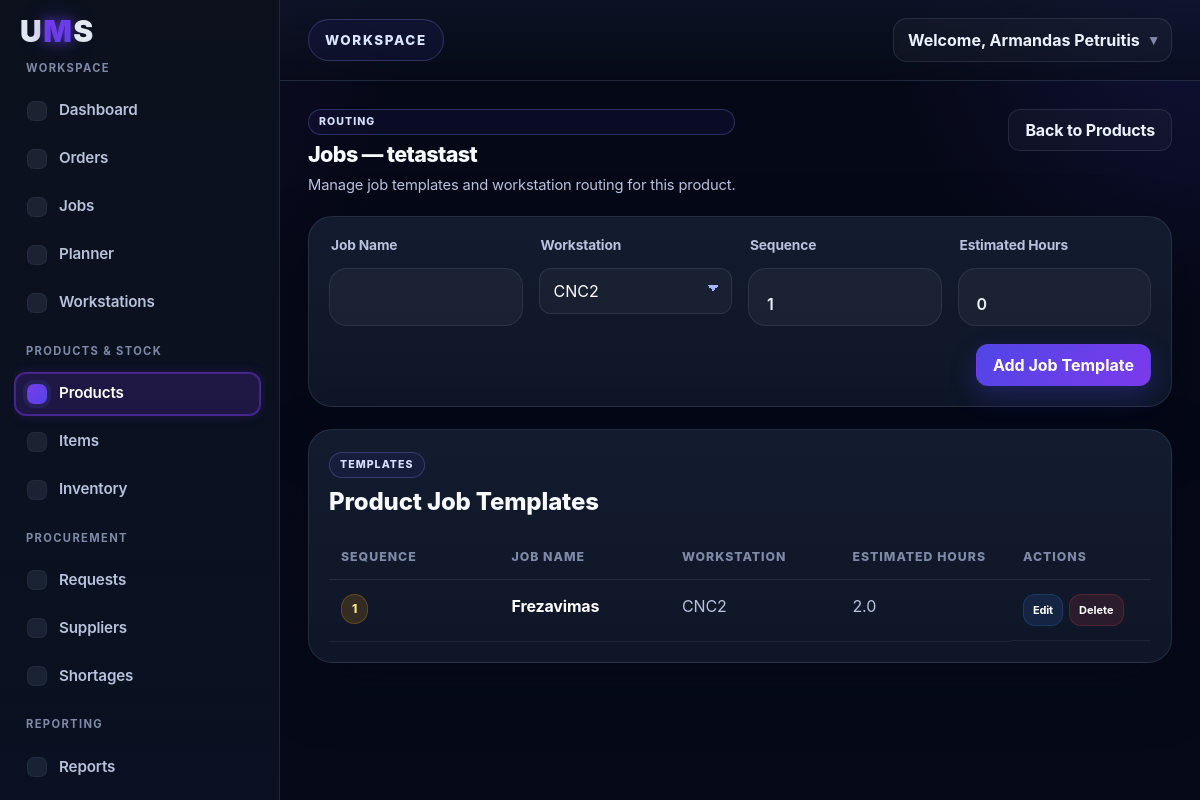
The page /products/1/jobs (signed in) on the database its author committed.
### tables this page shows
CREATE TABLE products (
        id INTEGER PRIMARY KEY AUTOINCREMENT,
        product_code TEXT NOT NULL,
        product_name TEXT NOT NULL,
        description TEXT,
        measurement_unit TEXT NOT NULL
    , time_per_unit REAL NOT NULL DEFAULT 0, stock_quantity REAL NOT NULL DEFAULT 0, company_id INTEGER);

CREATE TABLE product_job_templates (
        id INTEGER PRIMARY KEY AUTOINCREMENT,
        product_id INTEGER NOT NULL,
        workstation_id INTEGER NOT NULL,
        job_name TEXT NOT NULL,
        sequence INTEGER NOT NULL DEFAULT 1,
        estimated_hours REAL NOT NULL DEFAULT 0, company_id INTEGER,
        FOREIGN KEY (product_id) REFERENCES products(id),
        FOREIGN KEY (workstation_id) REFERENCES workstations(id)
    );

CREATE TABLE workstations (
        id INTEGER PRIMARY KEY AUTOINCREMENT,
        name TEXT NOT NULL,
        description TEXT,
        hours_per_shift REAL NOT NULL DEFAULT 8,
        shifts_per_day INTEGER NOT NULL DEFAULT 1,
        working_days_per_month INTEGER NOT NULL DEFAULT 20
    , color TEXT NOT NULL DEFAULT '#3b82f6', company_id INTEGER);

### app.py (the view)
@app.route("/products/<int:product_id>/jobs")
def product_jobs(product_id):
    if not is_logged_in():
        return redirect(url_for("login"))
    company_id = get_company_id()
    conn = sqlite3.connect("database.db")
    cursor = conn.cursor()
    cursor.execute("""
        SELECT id, product_code, product_name, description, measurement_unit, time_per_unit
        FROM products
        WHERE id = ? AND company_id = ?
    """, (product_id, company_id))
    product_row = cursor.fetchone()
    if product_row is None:
        conn.close()
        return "Product not found", 404
    product = {
        "id": product_row[0],
        "product_code": product_row[1],
        "product_name": product_row[2],
        "description": product_row[3],
        "measurement_unit": product_row[4],
        "time_per_unit": product_row[5]
    }
    cursor.execute("""
        SELECT
            pjt.id,
            pjt.job_name,
            pjt.sequence,
            pjt.estimated_hours,
            pjt.workstation_id,
            w.name
        FROM product_job_templates pjt
        JOIN workstations w
          ON pjt.workstation_id = w.id
         AND w.company_id = pjt.company_id
        WHERE pjt.product_id = ?
          AND pjt.company_id = ?
        ORDER BY pjt.sequence ASC, pjt.id ASC
    """, (product_id, company_id))
    rows = cursor.fetchall()
    job_templates = []
    for row in rows:
        job_templates.append({
            "id": row[0],
            "job_name": row[1],
            "sequence": row[2],
            "estimated_hours": row[3],
            "workstation_id": row[4],
            "workstation_name": row[5]
        })
    cursor.execute("""
        SELECT id, name
        FROM workstations
        WHERE company_id = ?
        ORDER BY name ASC
    """, (company_id,))
    workstation_rows = cursor.fetchall()
    workstations = [{"id": row[0], "name": row[1]} for row in workstation_rows]
    conn.close()
    return render_template(
        "product_jobs.html",
        product=product,
        job_templates=job_templates,
        workstations=workstations,
        active_page="products"
    )

### app.py (called while the page is built, shortened)
def is_logged_in():
    return "user_id" in session

def get_company_id():
    company_id = session.get("company_id")
    if not company_id:
        raise ValueError("Missing company_id in session.")
    return company_id

def get_current_user_role():
    return (session.get("user_role") or "worker").strip().lower()

def get_role_default_permissions(role):
    return set(ROLE_DEFAULT_PERMISSIONS.get((role or "worker").lower(), set()))

def get_user_permission_overrides(user_id):
    conn = sqlite3.connect("database.db")
    cursor = conn.cursor()
    cursor.execute("""
        SELECT permission_key, allowed
        FROM user_permissions
        WHERE user_id = ?
    """, (user_id,))
    rows = cursor.fetchall()
    conn.close()
    overrides = {}
    for permission_key, allowed in rows:
        overrides[permission_key] = bool(allowed)
    return overrides

def get_effective_permissions(user_id=None, role=None):
    if user_id is None:
        user_id = session.get("user_id")
    if role is None:
        role = get_current_user_role()
    permissions = set(get_role_default_permissions(role))
    overrides = get_user_permission_overrides(user_id)
    for permission_key, allowed in overrides.items():
        if allowed:
            permissions.add(permission_key)
        else:
            permissions.discard(permission_key)
    return permissions

@app.context_processor
def inject_permissions():
    effective_permissions = get_effective_permissions()
    return {
        "current_user_role": get_current_user_role(),
        "effective_permissions": effective_permissions,
        "has_permission_ui": lambda permission_key: permission_key in effective_permissions,
        "all_permission_keys": ALL_PERMISSION_KEYS,
    }

### templates/product_jobs.html (shortened to what this page needs)
{% extends "base.html" %}
{% block content %}
<div class="jobs-header">
  <div class="jobs-header-left">
    <span class="eyebrow-label">Routing</span>
    <h1>Jobs — {{ product.product_name }}</h1>
    <p>Manage job templates and workstation routing for this product.</p>
  </div>
  <div class="jobs-header-right">
    <a href="{{ url_for('products') }}" class="dashboard-btn secondary">Back to Products</a>
  </div>
</div>
<div class="dashboard-form-card section-spacing product-form-card">
  <form method="POST" action="{{ url_for('add_product_job', product_id=product.id) }}" class="order-form">
    <div class="form-grid form-grid-4">
      <div class="form-group">
        <label for="job_name">Job Name</label>
        <input type="text" id="job_name" name="job_name" required>
      </div>
      <div class="form-group">
        <label for="workstation_id">Workstation</label>
        <select id="workstation_id" name="workstation_id" required>
          {% for workstation in workstations %}
            <option value="{{ workstation.id }}">{{ workstation.name }}</option>
          {% endfor %}
        </select>
      </div>
      <div class="form-group">
        <label for="sequence">Sequence</label>
        <input type="number" id="sequence" name="sequence" value="1" min="1" required>
      </div>
      <div class="form-group">
        <label for="estimated_hours">Estimated Hours</label>
        <input type="number" step="0.01" id="estimated_hours" name="estimated_hours" value="0" min="0" required>
      </div>
    </div>
    <div class="form-actions">
      <button type="submit" class="dashboard-btn primary">Add Job Template</button>
    </div>
  </form>
</div>
<div class="dashboard-table-card">
  <div class="card-header">
    <div>
      <span class="card-kicker">Templates</span>
      <h4>Product Job Templates</h4>
    </div>
  </div>
  <div class="table-wrapper">
    <table class="orders-table product-flow-table">
      <thead>
        <tr>
          <th>Sequence</th>
          <th>Job Name</th>
          <th>Workstation</th>
          <th>Estimated Hours</th>
          <th>Actions</th>
        </tr>
      </thead>
      <tbody>
        {% if job_templates %}
          {% for job in job_templates %}
            <tr>
              <td data-label="Sequence">
                <span class="priority-pill priority-medium">{{ job.sequence }}</span>
              </td>
              <td data-label="Job Name">
                <strong>{{ job.job_name }}</strong>
              </td>
              <td data-label="Workstation">{{ job.workstation_name }}</td>
              <td data-label="Estimated Hours">{{ job.estimated_hours }}</td>
              <td data-label="Actions" class="actions-cell product-actions-cell">
                <a href="{{ url_for('edit_product_job', job_id=job.id) }}" class="table-action-btn btn-edit action-btn-compact">Edit</a>
                <form method="POST"
                      action="{{ url_for('delete_product_job', job_id=job.id) }}"
                      class="inline-form"
                      onsubmit="return confirm('Are you sure you want to delete this job template?');">
                  <button type="submit" class="table-action-btn btn-delete action-btn-compact">Delete</button>
                </form>
              </td>
            </tr>
          {% endfor %}
        {% else %}
          <tr>
            <td colspan="5" class="empty-table-message">No job templates found for this product.</td>
          </tr>
        {% endif %}
      </tbody>
    </table>
  </div>
</div>
{% endblock %}

### rows shown on the page
products: product_name "tetastast"
product_job_templates: sequence "1", job_name "Frezavimas", workstation_name "CNC2", estimated_hours "2.0"

### other values the page prints
{{ session.get('user_name') }} "Armandas Petruitis"
form field workstation_id "CNC2"
